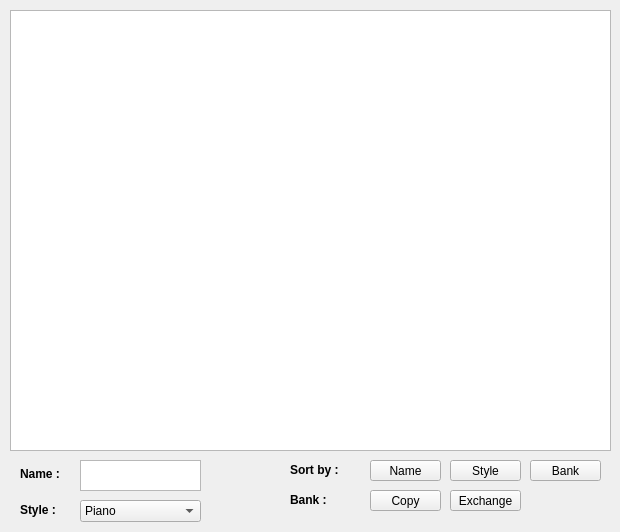
<?xml version="1.0" encoding="UTF-8"?>
<ui version="4.0">
 <class>QBanks</class>
 <widget class="QWidget" name="QBanks">
  <property name="geometry">
   <rect>
    <x>0</x>
    <y>0</y>
    <width>620</width>
    <height>532</height>
   </rect>
  </property>
  <property name="windowTitle">
   <string>Form</string>
  </property>
  <widget class="QPushButton" name="pshBut_bybank">
   <property name="geometry">
    <rect>
     <x>530</x>
     <y>460</y>
     <width>71</width>
     <height>21</height>
    </rect>
   </property>
   <property name="text">
    <string>Bank</string>
   </property>
   <property name="checkable">
    <bool>true</bool>
   </property>
  </widget>
  <widget class="QLabel" name="label_sort_3">
   <property name="geometry">
    <rect>
     <x>20</x>
     <y>500</y>
     <width>41</width>
     <height>20</height>
    </rect>
   </property>
   <property name="font">
    <font>
     <weight>75</weight>
     <bold>true</bold>
    </font>
   </property>
   <property name="text">
    <string>Style :</string>
   </property>
  </widget>
  <widget class="QPushButton" name="pshBut_bystyle">
   <property name="geometry">
    <rect>
     <x>450</x>
     <y>460</y>
     <width>71</width>
     <height>21</height>
    </rect>
   </property>
   <property name="text">
    <string>Style</string>
   </property>
   <property name="checkable">
    <bool>true</bool>
   </property>
  </widget>
  <widget class="QLabel" name="label_sort_2">
   <property name="geometry">
    <rect>
     <x>20</x>
     <y>464</y>
     <width>41</width>
     <height>20</height>
    </rect>
   </property>
   <property name="font">
    <font>
     <weight>75</weight>
     <bold>true</bold>
    </font>
   </property>
   <property name="text">
    <string>Name :</string>
   </property>
  </widget>
  <widget class="QLabel" name="label_sort">
   <property name="geometry">
    <rect>
     <x>290</x>
     <y>460</y>
     <width>61</width>
     <height>20</height>
    </rect>
   </property>
   <property name="font">
    <font>
     <weight>75</weight>
     <bold>true</bold>
    </font>
   </property>
   <property name="text">
    <string>Sort by :</string>
   </property>
  </widget>
  <widget class="QPushButton" name="pshBut_byname">
   <property name="geometry">
    <rect>
     <x>370</x>
     <y>460</y>
     <width>71</width>
     <height>21</height>
    </rect>
   </property>
   <property name="text">
    <string>Name</string>
   </property>
   <property name="checkable">
    <bool>true</bool>
   </property>
  </widget>
  <widget class="QTableWidget" name="table_bank">
   <property name="geometry">
    <rect>
     <x>10</x>
     <y>10</y>
     <width>601</width>
     <height>441</height>
    </rect>
   </property>
   <property name="editTriggers">
    <set>QAbstractItemView::NoEditTriggers</set>
   </property>
   <property name="selectionMode">
    <enum>QAbstractItemView::ExtendedSelection</enum>
   </property>
   <property name="selectionBehavior">
    <enum>QAbstractItemView::SelectRows</enum>
   </property>
   <attribute name="horizontalHeaderDefaultSectionSize">
    <number>150</number>
   </attribute>
   <attribute name="horizontalHeaderMinimumSectionSize">
    <number>100</number>
   </attribute>
   <attribute name="horizontalHeaderStretchLastSection">
    <bool>true</bool>
   </attribute>
   <attribute name="horizontalHeaderStretchLastSection">
    <bool>true</bool>
   </attribute>
   <attribute name="horizontalHeaderMinimumSectionSize">
    <number>100</number>
   </attribute>
   <attribute name="horizontalHeaderDefaultSectionSize">
    <number>150</number>
   </attribute>
  </widget>
  <widget class="QPlainTextEdit" name="txtEdit_voicename">
   <property name="geometry">
    <rect>
     <x>80</x>
     <y>460</y>
     <width>121</width>
     <height>31</height>
    </rect>
   </property>
   <property name="verticalScrollBarPolicy">
    <enum>Qt::ScrollBarAlwaysOff</enum>
   </property>
   <property name="horizontalScrollBarPolicy">
    <enum>Qt::ScrollBarAlwaysOff</enum>
   </property>
   <property name="lineWrapMode">
    <enum>QPlainTextEdit::NoWrap</enum>
   </property>
   <property name="maximumBlockCount">
    <number>7</number>
   </property>
  </widget>
  <widget class="QComboBox" name="cmbBox_voicestyle">
   <property name="geometry">
    <rect>
     <x>80</x>
     <y>500</y>
     <width>121</width>
     <height>22</height>
    </rect>
   </property>
   <item>
    <property name="text">
     <string>Piano</string>
    </property>
   </item>
   <item>
    <property name="text">
     <string>Keys</string>
    </property>
   </item>
   <item>
    <property name="text">
     <string>Organ</string>
    </property>
   </item>
   <item>
    <property name="text">
     <string>Guitar</string>
    </property>
   </item>
   <item>
    <property name="text">
     <string>Bass</string>
    </property>
   </item>
   <item>
    <property name="text">
     <string>Orch</string>
    </property>
   </item>
   <item>
    <property name="text">
     <string>Brass</string>
    </property>
   </item>
   <item>
    <property name="text">
     <string>Synth</string>
    </property>
   </item>
   <item>
    <property name="text">
     <string>Pad</string>
    </property>
   </item>
   <item>
    <property name="text">
     <string>Ethnic</string>
    </property>
   </item>
   <item>
    <property name="text">
     <string>Bells</string>
    </property>
   </item>
   <item>
    <property name="text">
     <string>Rythm</string>
    </property>
   </item>
   <item>
    <property name="text">
     <string>SFX</string>
    </property>
   </item>
   <item>
    <property name="text">
     <string>Other</string>
    </property>
   </item>
  </widget>
  <widget class="QLabel" name="label_bankop">
   <property name="geometry">
    <rect>
     <x>290</x>
     <y>490</y>
     <width>61</width>
     <height>20</height>
    </rect>
   </property>
   <property name="font">
    <font>
     <weight>75</weight>
     <bold>true</bold>
    </font>
   </property>
   <property name="text">
    <string>Bank :</string>
   </property>
  </widget>
  <widget class="QPushButton" name="pshBut_copy">
   <property name="geometry">
    <rect>
     <x>370</x>
     <y>490</y>
     <width>71</width>
     <height>21</height>
    </rect>
   </property>
   <property name="text">
    <string>Copy</string>
   </property>
  </widget>
  <widget class="QPushButton" name="pshBut_exchange">
   <property name="geometry">
    <rect>
     <x>450</x>
     <y>490</y>
     <width>71</width>
     <height>21</height>
    </rect>
   </property>
   <property name="text">
    <string>Exchange</string>
   </property>
  </widget>
 </widget>
 <resources/>
 <connections/>
</ui>
